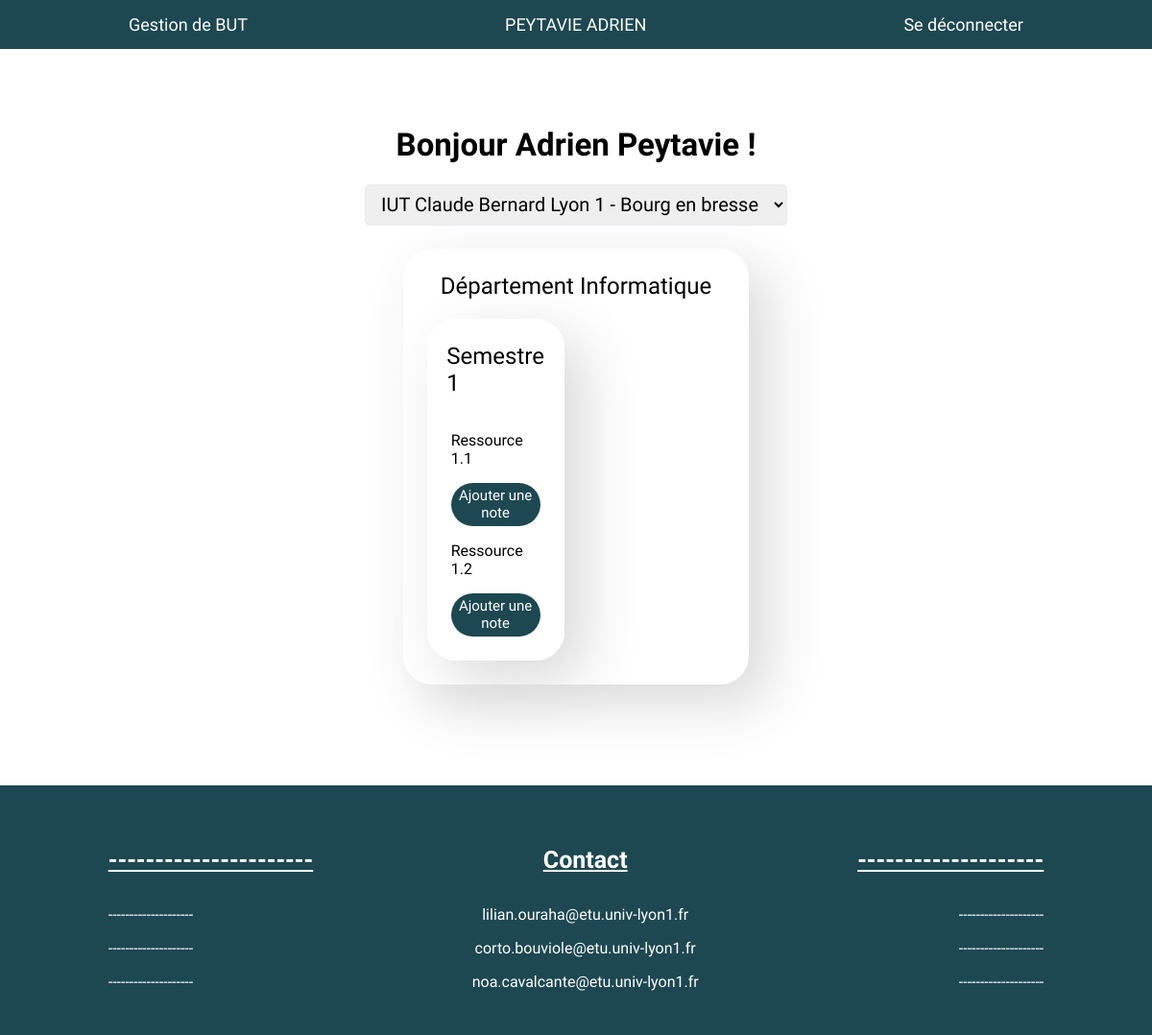
/professor/ (signed in), run on the app's committed database.
### main/models.py (models this page shows, shortened)
class Department(models.Model):
    name = models.CharField(max_length=80)
    establishment = models.ForeignKey(Establishment, on_delete=models.CASCADE, default=None, blank=False, null=True)
    def __str__(self):
        return "Département " + self.name
    def getSemesters(self):
        return Semester.objects.filter(department=self).order_by("number")

class Semester(models.Model):
    number = models.IntegerField(default=None, blank=False, null=True)
    department = models.ForeignKey(Department, on_delete=models.CASCADE, default=None, blank=False, null=True)
    def getProfessorResources(self, professor):
        resources = Resource.objects.filter(semester=self).order_by("number")
        return list(set(resources & professor.resources.all()))

class Resource(models.Model):
    number = models.IntegerField(default=None, blank=False, null=True)
    name = models.CharField(max_length=50)
    semester = models.ForeignKey(Semester, on_delete=models.CASCADE, default=None, blank=False, null=True)
    ues = models.ManyToManyField(UE, related_name="resources")
    def __str__(self):
        return f"Ressource {self.semester.number}.{self.number}"

### professor/views.py (the view)
# urls.py: path('', index, name="index"),
def index(request):
    user = request.user
    professor = isProfessor(user)
    if professor == None:
        return redirect("login")
    professor_view = {}
    for establishment in professor.getEtablishments():
        professor_view[establishment] = {}
        for department in establishment.getDepartments():
            professor_view[establishment][department] = {}
            for semester in department.getSemesters():
                professor_view[establishment][department][semester] = semester.getProfessorResources(professor)
    return render(
        request,
        "p_index.html",
        context={
            "professor_view": professor_view
        }
    )

### main/models.py (called while the page is built)
    def __str__(self):
        return self.name

    def getDepartments(self):
        return Department.objects.filter(establishment=self)

    def getDepartments(self):
        departments = []
        for resource in self.resources.all():
            if resource.semester.department not in departments:
                departments.append(resource.semester.department)
        return departments

    def getEtablishments(self):
        establishments = []
        for department in self.getDepartments():
            if department.establishment not in establishments:
                establishments.append(department.establishment)
        return establishments

### main/views.py (called while the page is built)
def isProfessor(user):
    try:
        return Professor.objects.get(id=user if isinstance(user, int) else user.id)
    except Professor.DoesNotExist:
        return None

### professor/templates/p_index.html (shortened to what this page needs)
{% extends 'head.html' %}
{% load static %}
{% block content %}
<div class="wrapper">
    <h1>Bonjour {{ user.first_name }} {{ user.last_name }} !</h1>
    <select id="establishmentSelection" name="establishment">
        {% for establishment in professor_view.keys %}
        <option value="{{ establishment.id }}">{{ establishment }}</option>
        {% endfor %}
    </select>
    <div class="content">
        {% for establishment, departments in professor_view.items %}
        <div class="establishment {{ establishment.id }}">
            {% for department, semesters in departments.items %}
            <div class="department styled-card hoverable">
                <form action="{% url 'professor:department' department_id=department.id %}" class="auto department-form" method="post">
                    <h2 class="middle">{{ department }}</h2>
                    {% if not semesters %}
                    <p class="middle">Aucun semestre</p>
                    {% else %}
                    <div class="semesters">
                        {% for semester, resources in semesters.items %}
                        {% if resources %}
                        <div class="styled-card semester">
                            <h2>Semestre {{ semester.number }}</h2>
                            <div class="resources">
                                {% for resource in resources %}
                                <div class="resource">
                                    <p>{{ resource }}</p>
                                    <button class="resource-button {{ resource.id }} hoverable">Ajouter une note</button>
                                </div>
                                {% endfor %}
                            </div>
                        </div>
                        {% endif %}
                        {% endfor %}
                    </div>
                    {% endif %}
                </form>
            </div>
            {% endfor %}
        </div>
        {% endfor %}
    </div>
</div>
{% endblock %}

### templates/head.html (shortened to what this page needs)
{% load static %}
<!DOCTYPE html>
<html lang="en">
<head>
    <link rel="stylesheet" href="{% static 'css/styles.css' %}" media="all" />
    {% if "/student/" in request.path %}
    <link rel="stylesheet" href="{% static 'css/student.css' %}" media="all" />
    <script src="{% static 'js/student.js' %}" defer></script>
    {% elif "/professor/" in request.path %}
    <link rel="stylesheet" href="{% static 'css/professor.css' %}" media="all" />
    {% elif "/administrator/" in request.path %}
    <link rel="stylesheet" href="{% static 'css/administrator.css' %}" media="all" />
    <script src="{% static 'js/administrator.js' %}" defer></script>
    {% endif %}
</head>
<body>
    <header>
        <nav>
            <form class="auto" action="{% url 'main:index' %}" method="post">
                <span class="effect-underline">Gestion de BUT</span>
            </form>
            {% if user.is_authenticated %}
            <form class="auto" action="{% url 'profile' %}" method="post">
                <span class="effect-underline">{{ user.last_name|upper }} {{ user.first_name|upper }}</span>
            </form>
            <form class="auto" action="{% url 'logout' %}" method="post">
                <span class="effect-underline">Se déconnecter</span>
            </form>
            {% else %}
            <form class="auto" action="{% url 'login' %}" method="post">
                {% csrf_token %}
                <span class="effect-underline">Se connecter</span>
            </form>
            {% endif %}
        </nav>
    </header>
    <main>
        {% block content %}
        {% endblock %}
    </main>
    <footer>
        <div class="left">
            <h4>----------------------</h4>
            <p>--------------------</p>
            <p>--------------------</p>
            <p>--------------------</p>
        </div>
        <div class="middle">
            <h4>Contact</h4>
            <p>lilian.ouraha@etu.univ-lyon1.fr</p>
            <p>corto.bouviole@etu.univ-lyon1.fr</p>
            <p>noa.cavalcante@etu.univ-lyon1.fr</p>
        </div>
        <div class="right">
            <h4>--------------------</h4>
            <p>--------------------</p>
            <p>--------------------</p>
            <p>--------------------</p>
        </div>
    </footer>
</body>
</html>

### assets/css/styles.css (style rules this page uses)
:root { --primary-color: #ffffff; --element-color: #1D4851; }
html, body { height: 100%; padding: 0; margin: 0; }
body { display: flex; flex-direction: column; font-family: Sora; overflow-y: overlay; box-sizing: border-box; }
main { background-color: var(--primary-color); display: flex; flex-direction: row; padding: 80px 0; user-select: none; }
h1 { text-align: center; font-size: 33px; margin-top: 0; font-weight: 600; }
h2 { position: relative; z-index: 99; margin-top: 0; font-weight: 400; }
.middle { text-align: center; }
.right { text-align: right; }
.left { text-align: left; }
header { width: 100%; background: var(--element-color); color: var(--primary-color); font-size: 18px; }
nav { display: flex; flex-direction: row; justify-content: space-around; }
nav > form { cursor: pointer; padding: 15px 17px; }
.effect-underline { position: relative; }
.effect-underline:after { content: ''; position: absolute; left: 0; height: 1em; width: 100%; border-bottom: 1px solid; margin-top: 8px; opacity: 0; transition: opacity 0.35s, transform 0.35s; transform: scale(0, 1); }
.wrapper { display: flex; flex-direction: column; align-items: center; width: 100%; }
.wrapper select { position: relative; z-index: 2; padding: 7px 12px; border: 1px solid #E8EAED; border-radius: 5px; box-shadow: 0 1px 3px -2px #9098A9; cursor: pointer; font-size: 20px; font-family: inherit; }
.styled-card { position: relative; z-index: 1; border-radius: 30px; background: var(--primary-color); box-shadow: 20px 20px 60px #d9d9d9, -20px -20px 60px white; }
.hoverable { transition: transform .5s ease; }
.content { width: 100%; }
.content form { margin: -25px; padding: 25px; }
footer { padding: 30px; background-color: var(--element-color); display: flex; justify-content: space-around; }
footer h4 { font-size: 25px; color: var(--primary-color); text-transform: capitalize; text-decoration: underline; }
footer p { color: var(--primary-color); }

### assets/css/professor.css (style rules this page uses)
.content > .establishment , .content > .semester { display: flex; flex-direction: row; flex-wrap: wrap; justify-content: center; gap: 50px; margin: 25px; }
.establishment > .department, .semesters > .semester, .semester > .resource, .resource > .evaluations { position: relative; z-index: 1; padding: 25px; width: 27%; height: max-content; cursor: pointer; }
.department > form > .semesters, .department > .semesters { display: grid; grid-template-columns: 1fr 1fr; grid-gap: 25px; margin-top: 5%; }
.semesters > .semester { display: flex; flex-direction: column; align-items: center; width: auto; max-height: 350px; margin-top: 0; overflow-y: auto; }
.modal-button, .resource-button { position: relative; z-index: 999; height: 3em; background: var(--element-color); color: var(--primary-color); font: inherit; font-size: 15px; border: none; border-radius: 30px; cursor: pointer; }

### data on the page
Department: name "Département Informatique"
Semester: number "1"
Resource: semester+number "Ressource 1.1"
Resource: semester+number "Ressource 1.2"

### other printed values
{{ user.last_name|upper }} "PEYTAVIE"
{{ user.first_name|upper }} "ADRIEN"
{{ user.first_name }} "Adrien"
{{ user.last_name }} "Peytavie"
form field establishment "IUT Claude Bernard Lyon 1 - Bourg en bresse"
